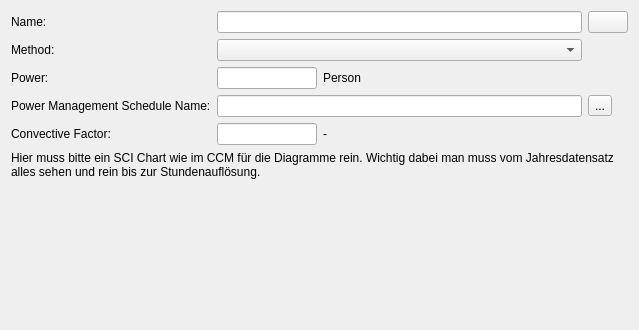
<?xml version="1.0" encoding="UTF-8"?>
<ui version="4.0">
 <class>SVDBInternalLoadsLightsEditWidget</class>
 <widget class="QWidget" name="SVDBInternalLoadsLightsEditWidget">
  <property name="geometry">
   <rect>
    <x>0</x>
    <y>0</y>
    <width>639</width>
    <height>330</height>
   </rect>
  </property>
  <property name="windowTitle">
   <string>Form</string>
  </property>
  <layout class="QGridLayout" name="gridLayoutMaster">
   <item row="4" column="1">
    <widget class="QtExt::ValidatingLineEdit" name="lineEditConvectiveFactor">
     <property name="maximumSize">
      <size>
       <width>100</width>
       <height>16777215</height>
      </size>
     </property>
    </widget>
   </item>
   <item row="2" column="2">
    <widget class="QLabel" name="labelLightsInputUnit">
     <property name="text">
      <string>Person</string>
     </property>
    </widget>
   </item>
   <item row="2" column="3">
    <spacer name="horizontalSpacer">
     <property name="orientation">
      <enum>Qt::Horizontal</enum>
     </property>
     <property name="sizeHint" stdset="0">
      <size>
       <width>50</width>
       <height>20</height>
      </size>
     </property>
    </spacer>
   </item>
   <item row="1" column="0">
    <widget class="QLabel" name="labelCategory_2">
     <property name="minimumSize">
      <size>
       <width>60</width>
       <height>0</height>
      </size>
     </property>
     <property name="text">
      <string>Method:</string>
     </property>
    </widget>
   </item>
   <item row="0" column="0">
    <widget class="QLabel" name="labelDisplayName">
     <property name="minimumSize">
      <size>
       <width>60</width>
       <height>0</height>
      </size>
     </property>
     <property name="text">
      <string>Name:</string>
     </property>
    </widget>
   </item>
   <item row="4" column="0">
    <widget class="QLabel" name="labelConvectiveFactor">
     <property name="text">
      <string>Convective Factor:</string>
     </property>
    </widget>
   </item>
   <item row="1" column="1" colspan="3">
    <widget class="QComboBox" name="comboBoxMethod"/>
   </item>
   <item row="6" column="0" colspan="5">
    <widget class="QLabel" name="label">
     <property name="text">
      <string>Hier muss bitte ein SCI Chart wie im CCM für die Diagramme rein. Wichtig dabei man muss vom Jahresdatensatz alles sehen und rein bis zur Stundenauflösung.</string>
     </property>
     <property name="wordWrap">
      <bool>true</bool>
     </property>
    </widget>
   </item>
   <item row="2" column="1">
    <widget class="QtExt::ValidatingLineEdit" name="lineEditPower">
     <property name="maximumSize">
      <size>
       <width>100</width>
       <height>16777215</height>
      </size>
     </property>
    </widget>
   </item>
   <item row="3" column="4">
    <widget class="QToolButton" name="toolButtonSelectSchedule">
     <property name="text">
      <string>...</string>
     </property>
    </widget>
   </item>
   <item row="0" column="1" colspan="3">
    <widget class="QtExt::LanguageStringEditWidget1" name="lineEditName"/>
   </item>
   <item row="2" column="0">
    <widget class="QLabel" name="labelLightsInput">
     <property name="text">
      <string>Power:</string>
     </property>
    </widget>
   </item>
   <item row="4" column="3">
    <spacer name="horizontalSpacer_2">
     <property name="orientation">
      <enum>Qt::Horizontal</enum>
     </property>
     <property name="sizeHint" stdset="0">
      <size>
       <width>50</width>
       <height>20</height>
      </size>
     </property>
    </spacer>
   </item>
   <item row="4" column="2">
    <widget class="QLabel" name="labelConvectiveFactorUnit">
     <property name="text">
      <string>-</string>
     </property>
    </widget>
   </item>
   <item row="0" column="4">
    <widget class="QtExt::ColorButton" name="pushButtonColor">
     <property name="sizePolicy">
      <sizepolicy hsizetype="Fixed" vsizetype="Fixed">
       <horstretch>0</horstretch>
       <verstretch>0</verstretch>
      </sizepolicy>
     </property>
    </widget>
   </item>
   <item row="7" column="0">
    <spacer name="verticalSpacer">
     <property name="orientation">
      <enum>Qt::Vertical</enum>
     </property>
     <property name="sizeHint" stdset="0">
      <size>
       <width>20</width>
       <height>30</height>
      </size>
     </property>
    </spacer>
   </item>
   <item row="3" column="0">
    <widget class="QLabel" name="labelDisplayName_2">
     <property name="minimumSize">
      <size>
       <width>60</width>
       <height>0</height>
      </size>
     </property>
     <property name="text">
      <string>Power Management Schedule Name:</string>
     </property>
    </widget>
   </item>
   <item row="3" column="1" colspan="3">
    <widget class="QLineEdit" name="lineEditManagementScheduleName">
     <property name="readOnly">
      <bool>true</bool>
     </property>
    </widget>
   </item>
  </layout>
 </widget>
 <customwidgets>
  <customwidget>
   <class>QtExt::ValidatingLineEdit</class>
   <extends>QLineEdit</extends>
   <header location="global">QtExt_ValidatingLineEdit.h</header>
  </customwidget>
  <customwidget>
   <class>QtExt::ColorButton</class>
   <extends>QPushButton</extends>
   <header location="global">QtExt_ColorButton.h</header>
  </customwidget>
  <customwidget>
   <class>QtExt::LanguageStringEditWidget1</class>
   <extends>QLineEdit</extends>
   <header location="global">QtExt_LanguageStringEditWidget1.h</header>
  </customwidget>
 </customwidgets>
 <resources/>
 <connections/>
</ui>
